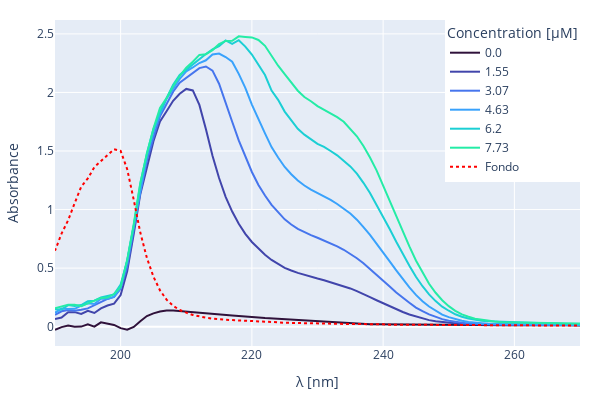

Notebook source saved alongside this figure:
### Code cell
fig = go.Figure()

colors = px.colors.sequential.Turbo

for i in range(6):
    #spectrum = pd.read_csv(f'./data/C{i}.TXT', sep='\t', header=None, skiprows=19)  # Adjust the delimiter if necessary
    spectrumt2 = pd.read_csv(f'./data/C{i}2.TXT', sep='\t', header=None, skiprows=19)  # Adjust the delimiter if necessary
    #spectrum.columns = ['Wavelength', 'Absorbance']
    spectrumt2.columns = ['Wavelength', 'Absorbance']
    #spectrum = spectrum.dropna()
    spectrumt2 = spectrumt2.dropna()
    
    # tolgo il fondo
    #spectrum['Absorbance'] = spectrum['Absorbance'] - fondo['Absorbance']
    spectrumt2['Absorbance'] = spectrumt2['Absorbance'] - fondo['Absorbance']

    # appaio code:
    # coda = spectrum['Absorbance'][spectrum['Wavelength'] == 340].values[0]
    coda2 = np.mean(spectrumt2['Absorbance'][spectrumt2['Wavelength'] > 270])
    # print(coda2)
    # spectrum['Absorbance'] = spectrum['Absorbance'] - coda
    spectrumt2['Absorbance'] = spectrumt2['Absorbance'] - coda2

    #fig.add_trace(go.Scatter(x=spectrum['Wavelength'], y=spectrum['Absorbance'], mode='lines', name=f'C{i}', line_color=colors[i]))
    fig.add_trace(go.Scatter(x=spectrumt2['Wavelength'], y=spectrumt2['Absorbance'], mode='lines', name=f"{concentrazioni[i]}", line_color=colors[i]))

fig.add_trace(go.Scatter(x=fondo['Wavelength'], y=fondo['Absorbance'], mode='lines', name='Fondo', line_color='red', line=dict(dash='dot')))

fig.update_layout(
    xaxis_title='λ [nm]',
    yaxis_title='Absorbance',
    legend_title='Concentration [µM]',
    width=600,
    height=400,
    legend=dict(
        x=1,
        y=1,
        xanchor='right',
        yanchor='top',
    ),
    margin=dict(l=20, r=20, t=20, b=20),
    xaxis_range=[190, 270]
)

fig.show()

### Figure 1 — Plotly figure (JSON) as saved in the notebook; plotly's stock layout.template omitted (floating-point values rounded to 4 significant figures; data arrays with more than 128 entries replaced by an {"elided": "..."} marker saying what was removed)
{"data": [{"line": {"color": "#30123b"}, "mode": "lines", "name": "0.0", "type": "scatter", "x": {"elided": "161 float values"}, "y": {"elided": "161 float values"}}, {"line": {"color": "#4145ab"}, "mode": "lines", "name": "1.55", "type": "scatter", "x": {"elided": "161 float values"}, "y": {"elided": "161 float values"}}, {"line": {"color": "#4675ed"}, "mode": "lines", "name": "3.07", "type": "scatter", "x": {"elided": "161 float values"}, "y": {"elided": "161 float values"}}, {"line": {"color": "#39a2fc"}, "mode": "lines", "name": "4.63", "type": "scatter", "x": {"elided": "161 float values"}, "y": {"elided": "161 float values"}}, {"line": {"color": "#1bcfd4"}, "mode": "lines", "name": "6.2", "type": "scatter", "x": {"elided": "161 float values"}, "y": {"elided": "161 float values"}}, {"line": {"color": "#24eca6"}, "mode": "lines", "name": "7.73", "type": "scatter", "x": {"elided": "161 float values"}, "y": {"elided": "161 float values"}}, {"line": {"color": "red", "dash": "dot"}, "mode": "lines", "name": "Fondo", "type": "scatter", "x": {"elided": "161 float values"}, "y": {"elided": "161 float values"}}], "layout": {"height": 400, "legend": {"title": {"text": "Concentration [µM]"}, "x": 1, "xanchor": "right", "y": 1, "yanchor": "top"}, "margin": {"b": 20, "l": 20, "r": 20, "t": 20}, "width": 600, "xaxis": {"range": [190, 270], "title": {"text": "λ [nm]"}}, "yaxis": {"title": {"text": "Absorbance"}}}}
